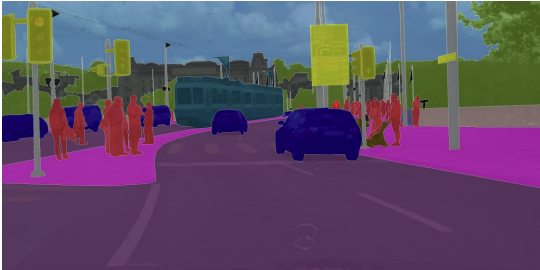
#> input picture 15_image_recognition/object_detection/old_code/u_net_stamps/images/carseg.png, 540 x 270 px; its folder holds only this picture in this run
$ python -i utility.py   (imports and definitions only)
#> lines starting #> are read from the running program, lines starting #| are printed output that depends on the picture; after the words box and inside, x2 and y2 are one past the last pixel; in counts of white or black regions, pixels touching at a corner belong together
# %% LOAD DEPENDECIES
import numpy as np
import cv2
from PIL import Image, ImageEnhance
from pathlib import Path
# import airlab as al
import random
import PIL.ImageOps
import os
import pandas as pd
import yaml
import pprint
from tqdm import tqdm
import matplotlib.pyplot as plt
import albumentations as A

# %% AUXILIARY FUNCTION
# [11 lines left out: function calc_sample_weight, not called in this run]


def image_binarization(img,
                       type = "so"):
#> called with img = '../images/carseg.png', type = 'so'
    if isinstance(img, str):
        img = cv2.imread(img)
#> img is the input picture: shape (270, 540, 3); mean B, G, R 103, 77.5, 94.9

    if type == "my":
        img = cv2.cvtColor(cv2.imread(img), cv2.COLOR_BGR2GRAY)
        image = 1 - img / 255
        weights = calc_sample_weight(image, 0.15, 2)[0]

        # Binarization
        image[weights < 1] = 0
        image[weights >= 1] = 1
        out_binary = 255 - image * 255
    else:
        kernel_size = 8
        if len(img.shape) == 3 and img.shape[-1] == 3:
            img = cv2.cvtColor(img, cv2.COLOR_BGR2GRAY)
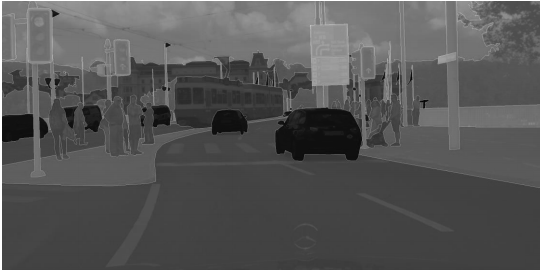
#> img: shape (270, 540); min 3, max 255, mean 85.5
        se = cv2.getStructuringElement(cv2.MORPH_RECT, (kernel_size, kernel_size))
        bg = cv2.morphologyEx(img, cv2.MORPH_DILATE, se)
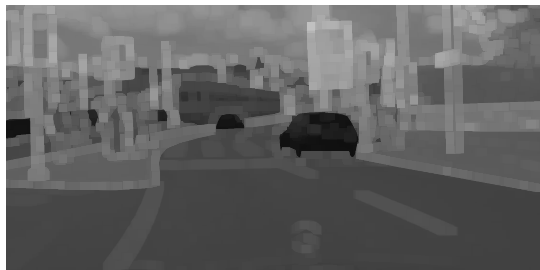
#> bg: shape (270, 540); min 15, max 255, mean 100.6
        out_gray = cv2.divide(img, bg, scale = 255)
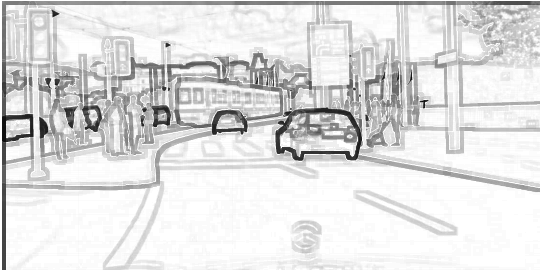
#> out_gray: shape (270, 540); min 7, max 255, mean 223.6
        out_binary = cv2.threshold(out_gray, 0, 255, cv2.THRESH_OTSU)[1]
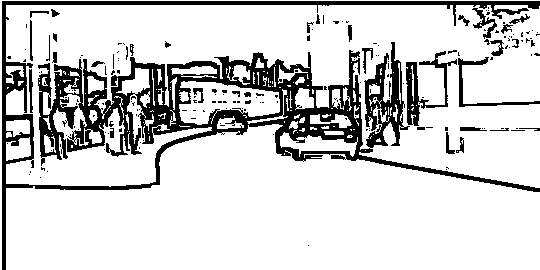
#> out_binary: shape (270, 540); 82.1% white; 189 black regions (155 under 20 px), largest, box (x1, y1, x2, y2) and area: (2, 1, 540, 270) 22177, (406, 51, 457, 126) 1024, (458, 57, 540, 107) 502

    return np.ndarray.astype(out_binary, np.float32)


# [430 lines left out: functions normalize_channels, numpy_image_binarization, display_yolo_image, resize_images, augment_data, augment_yolo_dataset and 5 more, not called in this run]

>>> result = image_binarization('../images/carseg.png')
